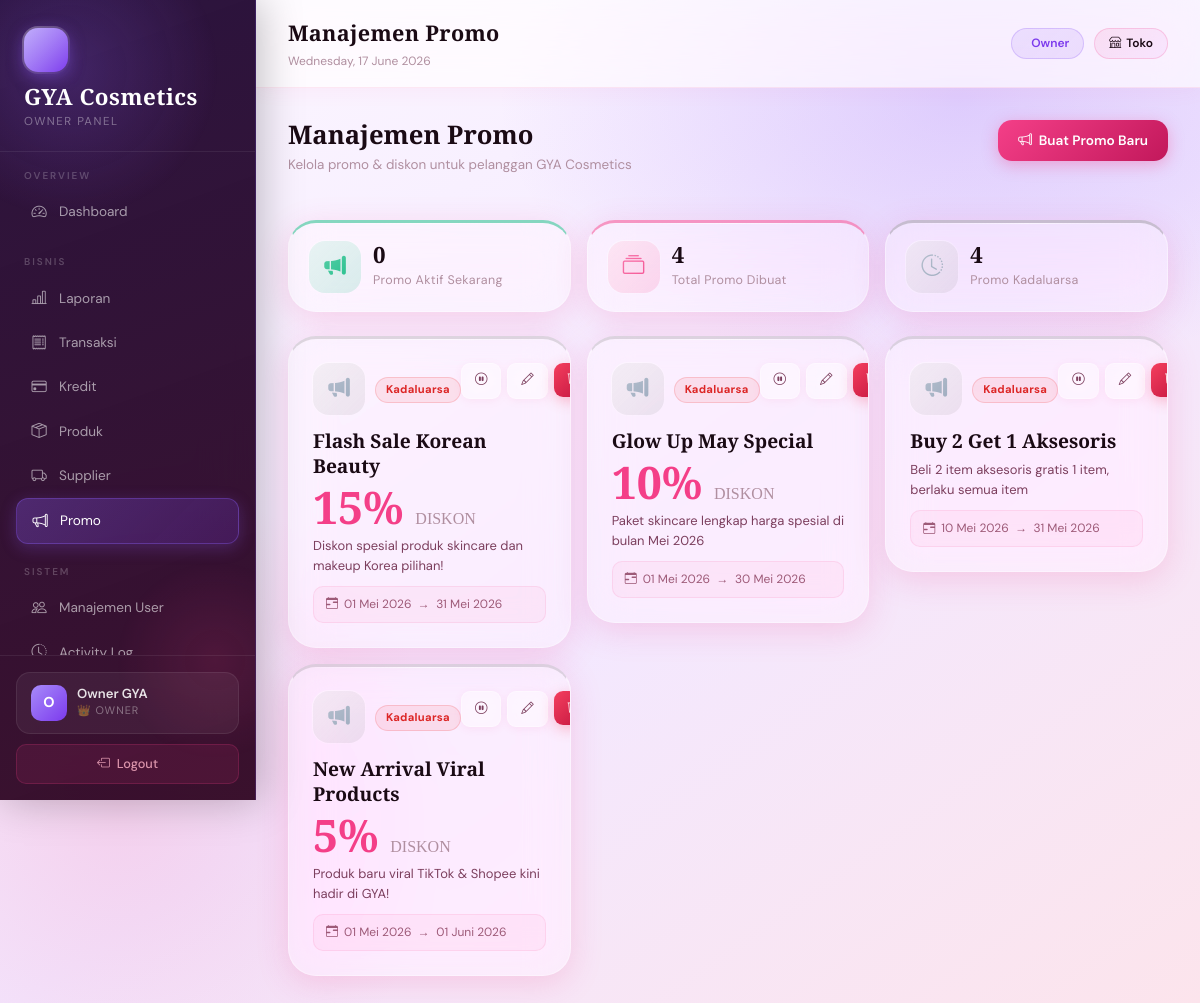
Screenshot of /gya-cosmetics/owner/promo.php (signed in) with the database file from the repository.
### tables this page shows
CREATE TABLE promo (
  `id` int(11) NOT NULL AUTO_INCREMENT,
  `judul` varchar(150) NOT NULL,
  `deskripsi` text DEFAULT NULL,
  `diskon_persen` int(11) DEFAULT 0,
  `tanggal_mulai` date DEFAULT NULL,
  `tanggal_selesai` date DEFAULT NULL,
  `status` enum('aktif','nonaktif') NOT NULL DEFAULT 'aktif',
  `created_at` timestamp NOT NULL DEFAULT current_timestamp(),
  `updated_at` timestamp NOT NULL DEFAULT current_timestamp() ON UPDATE current_timestamp(),
  PRIMARY KEY (`id`)
);

### gya-cosmetics/config/config.php (called while the page is built, shortened)
<?php
function formatTanggal($tanggal) {
    $bulan = [
        1 => 'Januari', 2 => 'Februari', 3 => 'Maret',
        4 => 'April', 5 => 'Mei', 6 => 'Juni',
        7 => 'Juli', 8 => 'Agustus', 9 => 'September',
        10 => 'Oktober', 11 => 'November', 12 => 'Desember'
    ];
    $t = explode('-', $tanggal);
    return $t[2] . ' ' . $bulan[(int)$t[1]] . ' ' . $t[0];
}
?>

### gya-cosmetics/owner/promo.php (the view, shortened to what this page needs)
<?php
require_once '../config/config.php';
$rows       = $conn->query("SELECT * FROM promo ORDER BY created_at DESC");
$promo_aktif= (int)$conn->query("SELECT COUNT(*) as n FROM promo WHERE status='aktif' AND tanggal_selesai>=CURDATE()")->fetch_assoc()['n'];
$promo_habis= (int)$conn->query("SELECT COUNT(*) as n FROM promo WHERE tanggal_selesai<CURDATE()")->fetch_assoc()['n'];
require_once '../views/owner_header.php';
?>
<div style="display:flex;justify-content:space-between;align-items:flex-start;margin-bottom:28px;flex-wrap:wrap;gap:14px;">
  <div>
    <h2 style="font-family:'Cormorant Garamond',serif;font-size:1.6rem;font-weight:600;color:#1a0a14;margin-bottom:4px;">Manajemen Promo</h2>
    <p style="font-size:.84rem;color:#b08fa0;">Kelola promo & diskon untuk pelanggan GYA Cosmetics</p>
  </div>
  <button onclick="openModal('mTambah')" class="btn-gya btn-primary-gya">
    <i class="bi bi-megaphone"></i> Buat Promo Baru
  </button>
</div>
<div class="row g-3 mb-4">
  <div class="col-md-4">
    <div class="stat-card" style="border-top:3px solid rgba(16,185,129,.5);padding:18px 20px;">
      <div style="display:flex;align-items:center;gap:12px;">
        <div class="stat-icon-wrap" style="background:rgba(16,185,129,.15);margin-bottom:0;"><i class="bi bi-megaphone-fill" style="color:#10b981;"></i></div>
        <div><div class="stat-value" style="font-size:1.4rem;"><?= $promo_aktif ?></div><div class="stat-label">Promo Aktif Sekarang</div></div>
      </div>
    </div>
  </div>
  <div class="col-md-4">
    <div class="stat-card" style="border-top:3px solid rgba(244,63,136,.5);padding:18px 20px;">
      <div style="display:flex;align-items:center;gap:12px;">
        <div class="stat-icon-wrap" style="background:rgba(244,63,136,.15);margin-bottom:0;"><i class="bi bi-collection" style="color:#f43f88;"></i></div>
        <div><div class="stat-value" style="font-size:1.4rem;"><?= $rows ? $rows->num_rows : 0 ?></div><div class="stat-label">Total Promo Dibuat</div></div>
      </div>
    </div>
  </div>
  <div class="col-md-4">
    <div class="stat-card" style="border-top:3px solid rgba(100,100,100,.3);padding:18px 20px;">
      <div style="display:flex;align-items:center;gap:12px;">
        <div class="stat-icon-wrap" style="background:rgba(100,100,100,.1);margin-bottom:0;"><i class="bi bi-clock-history" style="color:#94a3b8;"></i></div>
        <div><div class="stat-value" style="font-size:1.4rem;"><?= $promo_habis ?></div><div class="stat-label">Promo Kadaluarsa</div></div>
      </div>
    </div>
  </div>
</div>
<?php if ($rows && $rows->num_rows > 0): ?>
<div class="row g-3">
  <?php $rows->data_seek(0); while ($p = $rows->fetch_assoc()):
    $aktif_skrg = $p['status'] === 'aktif' && (!$p['tanggal_selesai'] || $p['tanggal_selesai'] >= date('Y-m-d'));
    $kadaluarsa = $p['tanggal_selesai'] && $p['tanggal_selesai'] < date('Y-m-d');
  ?>
  <div class="col-xl-4 col-md-6">
    <div class="stat-card" style="border-top:3px solid <?= $aktif_skrg ? 'rgba(16,185,129,.5)' : ($kadaluarsa ? 'rgba(100,100,100,.2)' : 'rgba(245,158,11,.4)') ?>;">
      <div style="display:flex;justify-content:space-between;align-items:flex-start;margin-bottom:14px;">
        <div style="display:flex;align-items:center;gap:10px;">
          <div class="stat-icon-wrap" style="background:<?= $aktif_skrg ? 'rgba(16,185,129,.15)' : 'rgba(100,100,100,.1)' ?>;margin-bottom:0;">
            <i class="bi bi-megaphone-fill" style="color:<?= $aktif_skrg ? '#10b981' : '#94a3b8' ?>;"></i>
          </div>
          <div>
            <?php if ($aktif_skrg): ?>
              <span class="badge-gya badge-success"><i class="bi bi-circle-fill" style="font-size:.45rem;"></i> Aktif</span>
            <?php elseif ($kadaluarsa): ?>
              <span class="badge-gya badge-danger">Kadaluarsa</span>
            <?php else: ?>
              <span class="badge-gya" style="background:rgba(245,158,11,.1);color:#d97706;border:1px solid rgba(245,158,11,.2);">Nonaktif</span>
            <?php endif; ?>
          </div>
        </div>
        <div style="display:flex;gap:6px;">
          <form method="POST" style="display:inline;">
            <button type="submit" class="btn-gya btn-glass-gya btn-sm-gya" title="<?= $p['status'] === 'aktif' ? 'Nonaktifkan' : 'Aktifkan' ?>">
              <i class="bi bi-<?= $p['status'] === 'aktif' ? 'pause-circle' : 'play-circle' ?>"></i>
            </button>
          </form>
          <button class="btn-gya btn-glass-gya btn-sm-gya" onclick='editPromo(<?= json_encode($p) ?>)' title="Edit">
            <i class="bi bi-pencil"></i>
          </button>
          <form method="POST" style="display:inline;" onsubmit="return confirmDelete('Hapus promo ini?')">
            <button type="submit" class="btn-gya btn-danger-gya btn-sm-gya" title="Hapus"><i class="bi bi-trash3"></i></button>
          </form>
        </div>
      </div>
      <div style="font-family:'Cormorant Garamond',serif;font-size:1.2rem;font-weight:600;color:#1a0a14;margin-bottom:6px;line-height:1.3;">
        <?= htmlspecialchars($p['judul']) ?>
      </div>
      <?php if ($p['diskon_persen'] > 0): ?>
      <div style="font-family:'Cormorant Garamond',serif;font-size:2.8rem;font-weight:700;color:#f43f88;line-height:1;margin-bottom:6px;">
        <?= $p['diskon_persen'] ?>%
        <span style="font-size:1rem;font-weight:400;color:#b08fa0;">DISKON</span>
      </div>
      <?php endif; ?>
      <?php if ($p['deskripsi']): ?>
      <p style="font-size:.81rem;color:#7c3f5e;margin-bottom:10px;line-height:1.55;"><?= htmlspecialchars($p['deskripsi']) ?></p>
      <?php endif; ?>
      <?php if ($p['tanggal_mulai'] || $p['tanggal_selesai']): ?>
      <div style="background:rgba(244,63,136,.05);border:1px solid rgba(244,63,136,.1);border-radius:10px;padding:8px 12px;font-size:.75rem;color:#9d5a78;display:flex;align-items:center;gap:6px;">
        <i class="bi bi-calendar-range"></i>
        <?= $p['tanggal_mulai'] ? formatTanggal($p['tanggal_mulai']) : '—' ?>
        &nbsp;→&nbsp;
        <?= $p['tanggal_selesai'] ? formatTanggal($p['tanggal_selesai']) : '—' ?>
      </div>
      <?php endif; ?>
    </div>
  </div>
  <?php endwhile; ?>
</div>
<?php endif; ?>
<?php require_once '../views/owner_footer.php'; ?>

### gya-cosmetics/assets/css/style.css (style rules this page uses)
:root { --rose: #f43f88; --rose-deep: #c2185b; --rose-pale: #fce4ec; --blush: #fbb6ce; --lilac: #e879f9; --peach: #fb923c; --cream: #fff8f5; --white: #ffffff; --glass-white: rgba(255,255,255,0.18); --glass-white-mid: rgba(255,255,255,0.30); --glass-white-high: rgba(255,255,255,0.55); --glass-border: rgba(255,255,255,0.35); --glass-shadow: 0 8px 32px rgba(244, 63, 136, 0.18); --glass-shadow-lg: 0 24px 64px rgba(244, 63, 136, 0.22); --glass-dark: rgba(30, 5, 20, 0.55); --glass-dark-hover: rgba(244, 63, 136, 0.22); --font-display: 'Cormorant Garamond', Georgia, serif; --font-body: 'DM Sans', sans-serif; --text-primary: #1a0a14; --text-secondary: #7c3f5e; --text-muted: #b08fa0; --radius-sm: 8px; --radius-md: 14px; --radius-lg: 20px; --radius-xl: 28px; --radius-pill:50px; }
*, *::before, *::after { box-sizing: border-box; margin: 0; padding: 0; }
html { scroll-behavior: smooth; }
body { font-family: var(--font-body); font-weight: 400; color: var(--text-primary); line-height: 1.6; -webkit-font-smoothing: antialiased; }
.stat-card { background: var(--glass-white-mid); backdrop-filter: blur(20px) saturate(180%); -webkit-backdrop-filter: blur(20px) saturate(180%); border: 1px solid var(--glass-border); border-radius: var(--radius-xl); padding: 24px; box-shadow: var(--glass-shadow); transition: transform 0.28s cubic-bezier(0.4,0,0.2,1), box-shadow 0.28s; cursor: default; position: relative; overflow: hidden; }
.stat-card::before { content: ''; position: absolute; top: 0; left: 0; right: 0; height: 1px; background: linear-gradient(90deg, transparent, rgba(255,255,255,0.6), transparent); }
.stat-icon-wrap { width: 52px; height: 52px; border-radius: 16px; display: flex; align-items: center; justify-content: center; font-size: 1.35rem; margin-bottom: 16px; position: relative; }
.stat-icon-wrap::after { content: ''; position: absolute; inset: -1px; border-radius: 17px; background: linear-gradient(135deg, rgba(255,255,255,0.4), transparent); pointer-events: none; }
.stat-value { font-family: var(--font-display); font-size: 1.8rem; font-weight: 600; color: var(--text-primary); line-height: 1.1; letter-spacing: -0.5px; }
.stat-label { font-size: 0.78rem; color: var(--text-muted); font-weight: 400; margin-top: 4px; letter-spacing: 0.3px; }
.btn-gya { display: inline-flex; align-items: center; gap: 7px; padding: 10px 20px; border-radius: var(--radius-md); font-family: var(--font-body); font-size: 0.85rem; font-weight: 600; cursor: pointer; transition: all 0.22s cubic-bezier(0.4,0,0.2,1); border: none; text-decoration: none; position: relative; overflow: hidden; }
.btn-gya::after { content: ''; position: absolute; inset: 0; background: rgba(255,255,255,0); transition: background 0.2s; }
.btn-primary-gya { background: linear-gradient(135deg, var(--rose) 0%, var(--rose-deep) 100%); color: white; box-shadow: 0 4px 16px rgba(244,63,136,0.35); }
.btn-glass-gya { background: var(--glass-white-mid); backdrop-filter: blur(12px); border: 1px solid var(--glass-border); color: var(--text-secondary); box-shadow: 0 2px 8px rgba(244,63,136,0.08); }
.btn-danger-gya { background: linear-gradient(135deg, #f43f5e, #be123c); color: white; box-shadow: 0 4px 14px rgba(244,63,94,0.3); }
.btn-sm-gya { padding: 7px 13px; font-size: 0.78rem; border-radius: 9px; }
.badge-gya { display: inline-flex; align-items: center; padding: 3px 10px; border-radius: 20px; font-size: 0.7rem; font-weight: 700; letter-spacing: 0.3px; }
.badge-danger { background: rgba(239,68,68,0.1); color: #dc2626; border: 1px solid rgba(239,68,68,0.2); }

### gya-cosmetics/views/owner_header.php (style rules this page uses)
body { background: radial-gradient(ellipse 70% 50% at 80% 10%, rgba(139,92,246,.22) 0%,transparent 55%), radial-gradient(ellipse 50% 60% at 10% 80%, rgba(244,63,136,.15) 0%,transparent 55%), linear-gradient(145deg, #fdf8ff 0%, #f3e8ff 55%, #fce4ec 100%); min-height: 100vh; }

### rows the page displays
promo: status "Kadaluarsa", judul "Flash Sale Korean Beauty", diskon_persen "15", deskripsi "Diskon spesial produk skincare dan makeup Korea pilihan!", tanggal_mulai "01 Mei 2026", tanggal_selesai "31 Mei 2026"
promo: status "Kadaluarsa", judul "Glow Up May Special", diskon_persen "10", deskripsi "Paket skincare lengkap harga spesial di bulan Mei 2026", tanggal_mulai "01 Mei 2026", tanggal_selesai "30 Mei 2026"
promo: status "Kadaluarsa", judul "Buy 2 Get 1 Aksesoris", deskripsi "Beli 2 item aksesoris gratis 1 item, berlaku semua item", tanggal_mulai "10 Mei 2026", tanggal_selesai "31 Mei 2026"
promo: status "Kadaluarsa", judul "New Arrival Viral Products", diskon_persen "5", deskripsi "Produk baru viral TikTok & Shopee kini hadir di GYA!", tanggal_mulai "01 Mei 2026", tanggal_selesai "01 Juni 2026"

### other values shown
substr($_SESSION['nama']??'O',0,1) "O"
$_SESSION['nama'] "Owner GYA"
$page_title "Manajemen Promo"
$promo_aktif "0"
$rows->num_rows "4"
$promo_habis "4"
